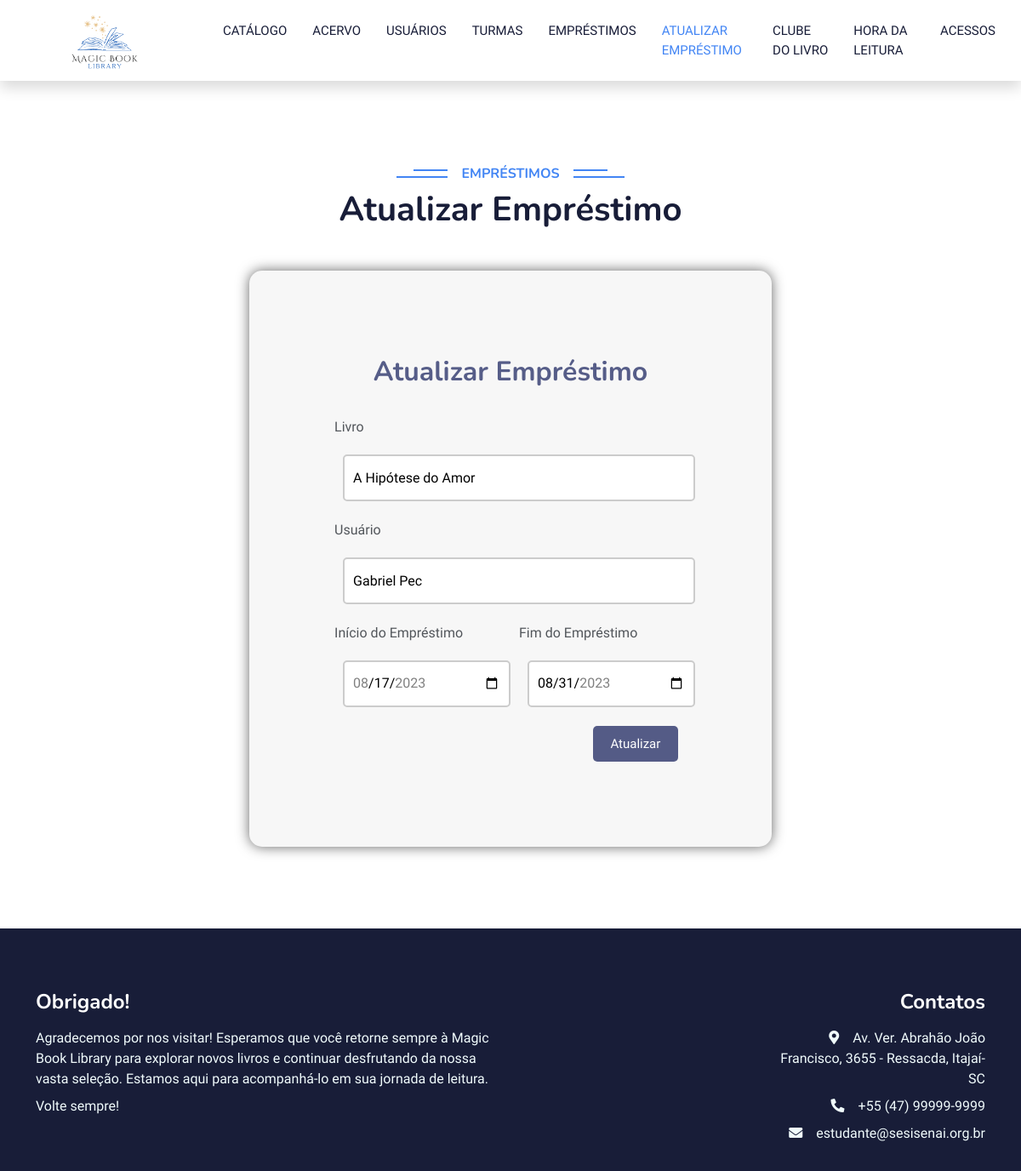
The app's page /atualizarEmp.php?id=40 with its own data.
### tables this page shows
CREATE TABLE `emprestimo` (
  `id` int(11) NOT NULL,
  `titulo` varchar(500) NOT NULL,
  `nome` varchar(100) NOT NULL,
  `inicioEmp` timestamp NOT NULL DEFAULT CURRENT_TIMESTAMP ON UPDATE CURRENT_TIMESTAMP,
  `fimEmp` timestamp NOT NULL DEFAULT CURRENT_TIMESTAMP ON UPDATE CURRENT_TIMESTAMP,
  `renovado` tinyint(1) NOT NULL
);

### atualizarEmp.php (the view, shortened to what this page needs)
<!DOCTYPE html>
<html lang="en">
<head>
    <link href="https://cdnjs.cloudflare.com/ajax/libs/font-awesome/5.10.0/css/all.min.css" rel="stylesheet">
    <link href="https://cdn.jsdelivr.net/npm/bootstrap-icons@1.4.1/font/bootstrap-icons.css" rel="stylesheet">
    <link href="lib/animate/animate.min.css" rel="stylesheet">
    <link href="lib/owlcarousel/assets/owl.carousel.min.css" rel="stylesheet">
    <link href="css/bootstrap.min.css" rel="stylesheet">
    <link href="style.css" rel="stylesheet">
</head>
<body>
    <nav class="navbar navbar-expand-lg bg-white navbar-light shadow sticky-top p-0">
        <a href="menuAdm.php" class="navbar-brand d-flex align-items-center px-4 px-lg-5">
            <h2 class="m-0 text-primary"><img height="150" src="img/Logo.png"></h2>
        </a>
        <div class="collapse navbar-collapse" id="navbarCollapse">
            <div class="navbar-nav ms-auto p-4 p-lg-0">
                <a href="menuAdm.php" class="nav-item nav-link ">Catálogo</a>
                <a href="acervo.php" class="nav-item nav-link ">Acervo</a>
                <a href="usuarios.php" class="nav-item nav-link ">Usuários</a>
                <a href="turma.php" class="nav-item nav-link ">Turmas</a>
                <a href="relatorio.php" class="nav-item nav-link ">Empréstimos</a>
                <a href="atualizarEmp.php" class="nav-item nav-link active">Atualizar Empréstimo</a>
                <a href="clube.php" class="nav-item nav-link ">Clube do Livro</a>
                <a href="hora.php" class="nav-item nav-link ">Hora da Leitura</a>
                <a href="index.php" class="nav-item nav-link">Acessos</a>
        </div>
    </nav>
    <div class="container-fluid p-0 mb-5">
        <div class="owl-carousel header-carousel position-relative">
            <div class="owl-carousel-item position-relative top-0 start-0 w-100 h-30 d-flex align-items-center">
                <div class="position-absolute top-0 start-0 w-100 h-100 d-flex align-items-center" style="background: rgba(23, 29, 56, .7);">
                    <div class="container">
                        <div class="row justify-content-start">on
                            <div class="col-sm-10 col-lg-8">
                                <p class="fs-5 text-white mb-4 pb-2">SEJA BEM VINDO A LIBRARY! onde a curiosidade é incentivada e o conhecimento é valorizado.
                                </p>
                            </div>
                        </div>
                    </div>
                </div>
            </div>
        </div>
    </div>
    <div class="container-xxl py-5 category">
        <div class="container">
            <div class="text-center wow fadeInUp" data-wow-delay="0.1s">
                <h6 class="section-title bg-white text-center text-primary px-3">Empréstimos</h6>
                <h1 class="mb-5">Atualizar Empréstimo</h1>
            </div>
            <div class="row g-4">
            <?php
$servername = "127.0.0.1";
$username = "root";
$password = "root";
$dbname = "projeto_biblioteca";
$conn = new mysqli($servername, $username, $password, $dbname);
if (isset($_GET['id'])) {
    $empId = $_GET['id'];
    $sql = "SELECT * FROM emprestimo WHERE id = '$empId'";
    $result = $conn->query($sql);
    if ($result->num_rows > 0) {
        $row = $result->fetch_assoc();
        $titulo = $row['titulo'];
        $nome = $row['nome'];
        $inicioEmp = date('Y-m-d', strtotime($row['inicioEmp']));
        $fimEmp = date('Y-m-d', strtotime($row['fimEmp']));
    } else {
        echo "Empréstimo não encontrado.";
    }
}
?>
    <link rel="stylesheet" type="text/css" href="style.css">
</head>
<div style="display: flex; justify-content: center; align-items: center;">
    <div class="container" style="padding: 50px; background-color: #f7f7f7; box-shadow: 0px 0px 15px #666; width: 55%; border-radius: 15px;">
    <form action="atualizarEmp.php" method="POST">
            <div style="padding: 50px; display: flex; flex-wrap: wrap;">
            <div style="padding-bottom: 25px; width: 100%;">
                <h2 style="display: flex; justify-content: center; color: rgba(17, 27, 88, 0.7);">Atualizar Empréstimo</h2>
            </div>
            <div style="width: 100%; padding-bottom: 12px;">
                <label style="float: left; padding-bottom: 5px; width: 100px;" for="titulo">Livro</label><br>
                <input style="flex: 1; border: 2px solid #ccc; height: 55px; padding: 10px; margin: 10px; border-radius: 5px;" type="text" id="titulo" name="titulo" value="<?php echo $titulo; ?>">
            </div>
            <div style="width: 100%; padding-bottom: 12px;">
                <label style="float: left; padding-bottom: 5px; width: 100px;" for="nome">Usuário</label><br>
                <input style="flex: 1; border: 2px solid #ccc; height: 55px; padding: 10px; margin: 10px; border-radius: 5px;" type="text" id="nome" name="nome" value="<?php echo $nome; ?>">
            </div>
            <div style="width: 100%; padding-bottom: 12px; display: flex;">
                <div style="flex: 1;">
                    <label style="float: left; padding-bottom: 5px;" for="inicioEmp">Início do Empréstimo</label><br>
                    <input style="width: 100%; border: 2px solid #ccc; height: 55px; padding: 10px; margin: 10px; border-radius: 5px;" type="date" id="inicioEmp" name="inicioEmp" min="<?php echo date('Y-m-d'); ?>" max="<?php echo date('Y-m-d', strtotime('+0 days')); ?>" value="<?php echo $inicioEmp; ?>">
                </div>
                <div style="flex: 1; margin-left: 20px;">
                    <label style="float: left; padding-bottom: 5px;" for="fimEmp">Fim do Empréstimo</label><br>
                    <input style="width: 100%; border: 2px solid #ccc; height: 55px; padding: 10px; margin: 10px; border-radius: 5px;" type="date" id="fimEmp" name="fimEmp" min="<?php echo date('Y-m-d'); ?>" max="<?php echo date('Y-m-d', strtotime('+15 days')); ?>" value="<?php echo $fimEmp; ?>">
                </div>
            </div>
            <div style="width: 100%; display: flex; justify-content: flex-end; align-items: center;">
                <button type="submit">Atualizar</button>
            </div>
        </div>
    </form>
</div>
</div>
</div>
        </div>
    </div>
    <div class="container-fluid bg-dark text-light footer pt-5 mt-5 wow fadeIn" data-wow-delay="0.1s">
    <div class="container py-4">
        <div class="row g-5">
            <div class="col-lg-6 col-md-6 text-start">
                <h4 class="text-white mb-3">Obrigado!</h4>
                <p class="mb-2"><i class=""></i>Agradecemos por nos visitar! Esperamos que você retorne sempre à Magic Book Library para explorar novos livros e continuar desfrutando da nossa vasta seleção. Estamos aqui para acompanhá-lo em sua jornada de leitura.</p>
                <p class="mb-2"><i class=""></i>Volte sempre!</p>
            </div>
            <div class="col-lg-3 col-md-6 text-start">
            </div>
            <div class="col-lg-3 col-md-6 text-end ">
                <h4 class="text-white mb-3">Contatos</h4>
                <p class="mb-2"><i class="fa fa-map-marker-alt me-3"></i>Av. Ver. Abrahão João Francisco, 3655 - Ressacda, Itajaí-SC</p>
                <p class="mb-2"><i class="fa fa-phone-alt me-3"></i>+55 (47) 99999-9999</p>
                <p class="mb-2"><i class="fa fa-envelope me-3"></i>estudante@sesisenai.org.br</p>
            </div>
        </div>
    </div>
</div>
</body>
</html>

### style.css (style rules this page uses)
:root { --primary: #4285F4; --light: #F0FBFC; --dark: #181d38; }
.navbar-light .navbar-nav .nav-link { margin-right: 30px; padding: 25px 0; color: #FFFFFF; font-size: 15px; text-transform: uppercase; outline: none; }
.navbar-light .navbar-nav .nav-link:hover, .navbar-light .navbar-nav .nav-link.active { color: var(--primary); }
.navbar-light .navbar-brand, .navbar-light a.btn { height: 75px; }
.navbar-light .navbar-nav .nav-link { color: var(--dark); font-weight: 500; }
.navbar-light.sticky-top { top: -100px; transition: .5s; }
.section-title { position: relative; display: inline-block; text-transform: uppercase; }
.section-title::before { position: absolute; content: ""; width: calc(100% + 80px); height: 2px; top: 4px; left: -40px; background: var(--primary); z-index: -1; }
.section-title::after { position: absolute; content: ""; width: calc(100% + 120px); height: 2px; bottom: 5px; left: -60px; background: var(--primary); z-index: -1; }
label { display: block; margin-bottom: 5px; }
input[type="text"], input[type="email"], input[type="password"] { width: 100%; padding: 8px; border: 1px solid #ccc; border-radius: 3px; }
button { font-size: 15px; width: 100px; padding: 10px 15px; color: white; background-color: rgba(17, 27, 88, 0.7); border-radius: 5px; margin-right: 10px; border: none; }

### records on screen
emprestimo: titulo "A Hipótese do Amor", nome "Gabriel Pec", inicioEmp "08/17/2023", fimEmp "08/31/2023"
